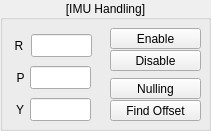
  <widget class="QGroupBox" name="groupBox_3">
   <property name="geometry">
    <rect>
     <x>21</x>
     <y>150</y>
     <width>211</width>
     <height>131</height>
    </rect>
   </property>
   <property name="title">
    <string>[IMU Handling]</string>
   </property>
   <property name="alignment">
    <set>Qt::AlignCenter</set>
   </property>
   <widget class="QPushButton" name="BTN_IMU_NULL">
    <property name="geometry">
     <rect>
      <x>110</x>
      <y>78</y>
      <width>91</width>
      <height>21</height>
     </rect>
    </property>
    <property name="text">
     <string>Nulling</string>
    </property>
   </widget>
   <widget class="QLineEdit" name="LE_IMU_ROLL">
    <property name="geometry">
     <rect>
      <x>31</x>
      <y>34</y>
      <width>61</width>
      <height>23</height>
     </rect>
    </property>
    <property name="text">
     <string/>
    </property>
    <property name="alignment">
     <set>Qt::AlignRight|Qt::AlignTrailing|Qt::AlignVCenter</set>
    </property>
    <property name="readOnly">
     <bool>true</bool>
    </property>
   </widget>
   <widget class="QLabel" name="label_43">
    <property name="geometry">
     <rect>
      <x>11</x>
      <y>38</y>
      <width>16</width>
      <height>16</height>
     </rect>
    </property>
    <property name="text">
     <string>R</string>
    </property>
    <property name="alignment">
     <set>Qt::AlignCenter</set>
    </property>
   </widget>
   <widget class="QLabel" name="label_44">
    <property name="geometry">
     <rect>
      <x>10</x>
      <y>70</y>
      <width>21</width>
      <height>16</height>
     </rect>
    </property>
    <property name="text">
     <string>P</string>
    </property>
    <property name="alignment">
     <set>Qt::AlignCenter</set>
    </property>
   </widget>
   <widget class="QLabel" name="label_45">
    <property name="geometry">
     <rect>
      <x>10</x>
      <y>100</y>
      <width>20</width>
      <height>20</height>
     </rect>
    </property>
    <property name="text">
     <string>Y</string>
    </property>
    <property name="alignment">
     <set>Qt::AlignCenter</set>
    </property>
   </widget>
   <widget class="QPushButton" name="BTN_IMU_FIND_OFFSET">
    <property name="geometry">
     <rect>
      <x>110</x>
      <y>100</y>
      <width>91</width>
      <height>21</height>
     </rect>
    </property>
    <property name="text">
     <string>Find Offset</string>
    </property>
   </widget>
   <widget class="QPushButton" name="BTN_IMU_ENABLE">
    <property name="geometry">
     <rect>
      <x>110</x>
      <y>28</y>
      <width>91</width>
      <height>21</height>
     </rect>
    </property>
    <property name="text">
     <string>Enable</string>
    </property>
   </widget>
   <widget class="QPushButton" name="BTN_IMU_DISABLE">
    <property name="geometry">
     <rect>
      <x>110</x>
      <y>50</y>
      <width>91</width>
      <height>21</height>
     </rect>
    </property>
    <property name="text">
     <string>Disable</string>
    </property>
   </widget>
   <widget class="QLineEdit" name="LE_IMU_PITCH">
    <property name="geometry">
     <rect>
      <x>30</x>
      <y>66</y>
      <width>61</width>
      <height>23</height>
     </rect>
    </property>
    <property name="text">
     <string/>
    </property>
    <property name="alignment">
     <set>Qt::AlignRight|Qt::AlignTrailing|Qt::AlignVCenter</set>
    </property>
    <property name="readOnly">
     <bool>true</bool>
    </property>
   </widget>
   <widget class="QLineEdit" name="LE_IMU_YAW">
    <property name="geometry">
     <rect>
      <x>30</x>
      <y>98</y>
      <width>61</width>
      <height>23</height>
     </rect>
    </property>
    <property name="text">
     <string/>
    </property>
    <property name="alignment">
     <set>Qt::AlignRight|Qt::AlignTrailing|Qt::AlignVCenter</set>
    </property>
    <property name="readOnly">
     <bool>true</bool>
    </property>
   </widget>
  </widget>
